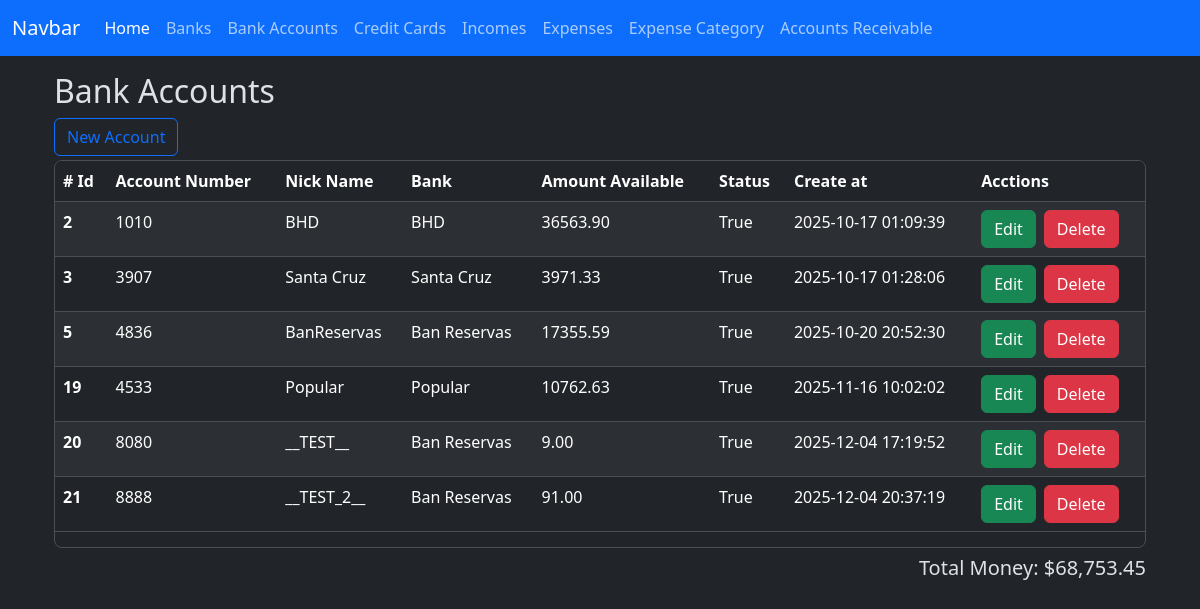
Page /bank_accounts/index on the committed database.
### app/models/bank_account.py (models this page shows)
class BankAccount(db.Model):
    __tablename__ = 'bank_accounts'
    id = db.Column(db.Integer, primary_key=True)
    nick_name = db.Column(db.String(120))
    amount_available = db.Column(db.Numeric(10, 2), nullable=False)
    is_active = db.Column(db.Boolean, default=True)
    account_number = db.Column(db.Integer, nullable=True)
    bank_id = db.Column(db.Integer, db.ForeignKey('banks.id'))
    created_at = db.Column(db.DateTime(timezone=True), server_default=func.now())
    updated_at = db.Column(db.DateTime(timezone=True), onupdate=func.now())
    bank = relationship('Bank', back_populates='bank_accounts')
    expenses = relationship('Expense', back_populates='bank_account')
    incomes = relationship('Income', back_populates='bank_account')
    loans = relationship('Loan', back_populates='bank_account')
    loan_payments = relationship('LoanPayment', back_populates='bank_account')

### app/models/bank.py (models this page shows)
class Bank(db.Model):
    __tablename__ = 'banks'
    id = db.Column(db.Integer, primary_key=True)
    name = db.Column(db.String(100), nullable=False)
    created_at = db.Column(db.DateTime(timezone=True), server_default=func.now())
    updated_at = db.Column(db.DateTime(timezone=True), onupdate=func.now())
    bank_accounts = relationship('BankAccount', back_populates='bank')
    credit_cards = relationship('CreditCard', back_populates='bank')

### app/routes/bank_account_routes.py (the view)
@bank_account_bp.route('/index', methods=['GET'])
def index():
    banks = Bank.query.all()
    bank_accounts = BankAccount.query.all()
    total_money = Decimal()
    for account in bank_accounts:
        total_money += account.amount_available
    total_money_formatted = f'{total_money:,.2f}'
    context = {
        'banks': banks,
        'bank_accounts': bank_accounts,
        'total_money': total_money_formatted,
    }
    return render_template('bank_accounts/index.html', **context)

### app/templates/bank_accounts/index.html (shortened to what this page needs)
{% extends 'layout.html' %}
{% block content %}
    <h2>Bank Accounts</h2>
    <div class="row">
        <div class="col-sm">
            <button type="button" class="btn btn-outline-primary" data-bs-toggle="modal" data-bs-target="#create-bank-account"
            >New Account</button>
        </div>
        <div class="col-sm"></div>
    </div>
    <div class="table-responsive overflow-y-auto border rounded-3 mt-1" style="max-height: 388px;">
        <table class="table table-striped  table-hover">
            <thead class="sticky-top">
                <tr>
                    <th scope="col"># Id</th>
                    <th scope="col">Account Number</th>
                    <th scope="col">Nick Name</th>
                    <th scope="col">Bank</th>
                    <th scope="col">Amount Available</th>
                    <th scope="col">Status</th>
                    <th scope="col">Create at</th>
                    <th scope="col">Acctions</th>
                </tr>
            </thead>
            <tbody>
                {% for bank_account in bank_accounts %}
                <tr class="bank-row" data-bank-account-id = "{{ bank_account.id }}">
                    <th scope="row">{{ bank_account.id }}</th>
                    <td>{{ bank_account.account_number }}</td>
                    <td>{{ bank_account.nick_name }}</td>
                    <td>{{ bank_account.bank.name }}</td>
                    <td>{{ bank_account.amount_available }}</td>
                    <td>{{ bank_account.is_active }}</td>
                    <td>{{ bank_account.created_at }}</td>
                    <td>
                        <div class="d-flex gap-2">
                            <button
                                type="button"
                                class="btn btn-success"
                                data-bs-toggle="modal"
                                data-bs-target="#edit-bank-account"
                                data-bank-account-id="{{ bank_account.id }}"
                                data-account-number="{{ bank_account.account_number }}"
                                data-nick-name="{{ bank_account.nick_name }}"
                                data-amount-available="{{ bank_account.amount_available }}"
                                data-bank-id="{{ bank_account.bank.id }}"
                            >Edit
                            </button>
                            <a href="{{ url_for('bank_account.delete', id=bank_account.id) }}" class="btn btn-danger">Delete</a>
                        </div>
                    </td>
                </tr>
                {% endfor %}
            </tbody>
        </table>
    </div>
    <div class="col-sm d-flex flex-row-reverse mt-2">
        <h5>Total Money: ${{ total_money }}</h5>
    </div>
    <link href="https://cdn.jsdelivr.net/npm/@sweetalert2/theme-dark@5/dark.css" rel="stylesheet">
{% endblock %}

### app/templates/layout.html (shortened to what this page needs)
<!doctype html>
<html lang="en" data-bs-theme="dark">
  <head>
    <link href="https://cdn.jsdelivr.net/npm/bootstrap@5.3.8/dist/css/bootstrap.min.css" rel="stylesheet">
    <link rel="stylesheet" href="../static/style.css">
</head>
  <body>
    <nav class="navbar navbar-expand-lg bg-primary fixed-top mx-2 mx-auto">
        <div class="container-fluid">
            <a class="navbar-brand" href="#">Navbar</a>
            <div class="collapse navbar-collapse" id="navbarNav">
                <ul class="navbar-nav">
                    <li class="nav-item">
                        <a class="nav-link active" aria-current="page" href="{{ url_for('home.index' ) }}">Home</a>
                    </li>
                    <li class="nav-item">
                        <a class="nav-link" href="{{ url_for('bank.index' ) }}">Banks</a>
                    </li>
                    <li class="nav-item">
                        <a class="nav-link" href="{{ url_for('bank_account.index' ) }}">Bank Accounts</a>
                    </li>
                    <li class="nav-item">
                        <a class="nav-link" href="{{ url_for('credit_card.index' ) }}">Credit Cards</a>
                    </li>
                    <li class="nav-item">
                        <a class="nav-link" href="{{ url_for('income.index' ) }}">Incomes</a>
                    </li>
                    <li class="nav-item">
                        <a class="nav-link" href="{{ url_for('expense.index' ) }}">Expenses</a>
                    </li>
                    <li class="nav-item">
                        <a class="nav-link" href="{{ url_for('expense_category.index' ) }}">Expense Category</a>
                    </li>
                    <li class="nav-item">
                        <a class="nav-link" href="{{ url_for('accounts_receivable.index' ) }}">Accounts Receivable</a>
                    </li>
                </ul>
            </div>
        </div>
    </nav>
    <main class="container mt-5 p-4">
    {% block content %}
    {% endblock %}
    </main>
    <link rel="stylesheet" href="https://cdn.jsdelivr.net/npm/bootstrap-icons@1.13.1/font/bootstrap-icons.min.css">
</body>
</html>

### rows in the picture
BankAccount: id "2", account_number "1010", nick_name "BHD", bank.name "BHD", amount_available "36563.90", is_active "True", created_at "2025-10-17 01:09:39"
BankAccount: id "3", account_number "3907", nick_name "Santa Cruz", bank.name "Santa Cruz", amount_available "3971.33", is_active "True", created_at "2025-10-17 01:28:06"
BankAccount: id "5", account_number "4836", nick_name "BanReservas", bank.name "Ban Reservas", amount_available "17355.59", is_active "True", created_at "2025-10-20 20:52:30"
BankAccount: id "19", account_number "4533", nick_name "Popular", bank.name "Popular", amount_available "10762.63", is_active "True", created_at "2025-11-16 10:02:02"
BankAccount: id "20", account_number "8080", nick_name "__TEST__", bank.name "Ban Reservas", amount_available "9.00", is_active "True", created_at "2025-12-04 17:19:52"
BankAccount: id "21", account_number "8888", nick_name "__TEST_2__", bank.name "Ban Reservas", amount_available "91.00", is_active "True", created_at "2025-12-04 20:37:19"

### other values in the picture
{{ total_money }} "68,753.45"
